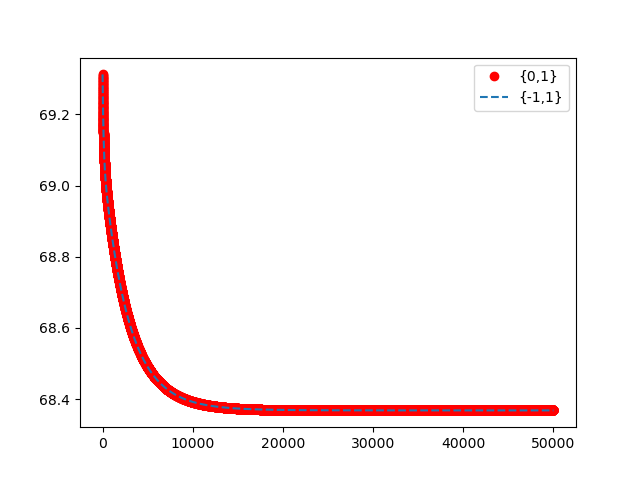

Write Python code to recreate this figure.
import numpy as np
import matplotlib.pyplot as plt

m = 100
n = 3

y_0 = np.random.choice([0, 1], size=(m,1) , p=[.5, .5])
y_1 = np.array([y*2-1 for y in y_0])

X = np.random.rand(m,n)
x0 = np.ones((m,1))
X = np.hstack((x0,X))

def sigmoid(x):
    return 1. / (1. + np.exp(-x))

def L(w, X, y):
    I = np.ones((X.shape[0],1))
    Xw =np.dot(X,w)   
    YtXw = np.dot(np.transpose(y),Xw)
    Delta = np.log(I+np.exp(Xw))
    return np.sum(-YtXw+np.dot(np.transpose(I),Delta),axis=0)
 

def dL(w, X, y):
    Xw=np.dot(X,w)
    distance = sigmoid(Xw)-y    
    return np.dot(np.transpose(X),distance)



def GD(w, X, y, epoch, lr):
    l_list = []
    for i in range(epoch):   
        dw= dL(w,X, y)
        w -= lr * dw
        l =  L(w, X, y)
        l_list = np.append(l_list,l)
    return w, l_list

def L1(w, X, y):
    I = np.ones((X.shape[0],1))
    n = X.shape[1]
    Y = np.tile(y,(1,n))
    YXW = np.dot(Y*X,w)
    Delta = np.log(I + np.exp(-YXW))
    return np.sum(np.dot(np.transpose(I),Delta),axis=0)

def dL1(w, X, y):   
    I = np.ones((X.shape[0],1))
    n = X.shape[1]
    Y = np.tile(y,(1,n))
    YXW = np.dot(Y*X,w)
    Delta = I - sigmoid(YXW)
    return -np.dot(np.transpose(Y*X), Delta)
    

def GD1(w, X, y, epoch, lr):
    l_list = []
    for i in range(epoch):
        dw= dL1(w,X, y)
        w -= lr * dw
        l =  L1(w, X, y)
        l_list = np.append(l_list,l)
    return w, l_list

w0 = np.zeros([n+1,1])
w1 = np.zeros([n+1,1])

ITER = 50000
w0,L0_LIST = GD(w0,X,y_0,ITER,0.0001)
w1,L1_LIST= GD1(w1,X,y_1,ITER,0.0001)
iters = list(range(0,ITER))

print(w0)
print(w1)

plt.plot(iters,L0_LIST, 'or' ,label = "{0,1}")
plt.plot(iters,L1_LIST,'--'  ,label = "{-1,1}")
plt.legend()
plt.show()
